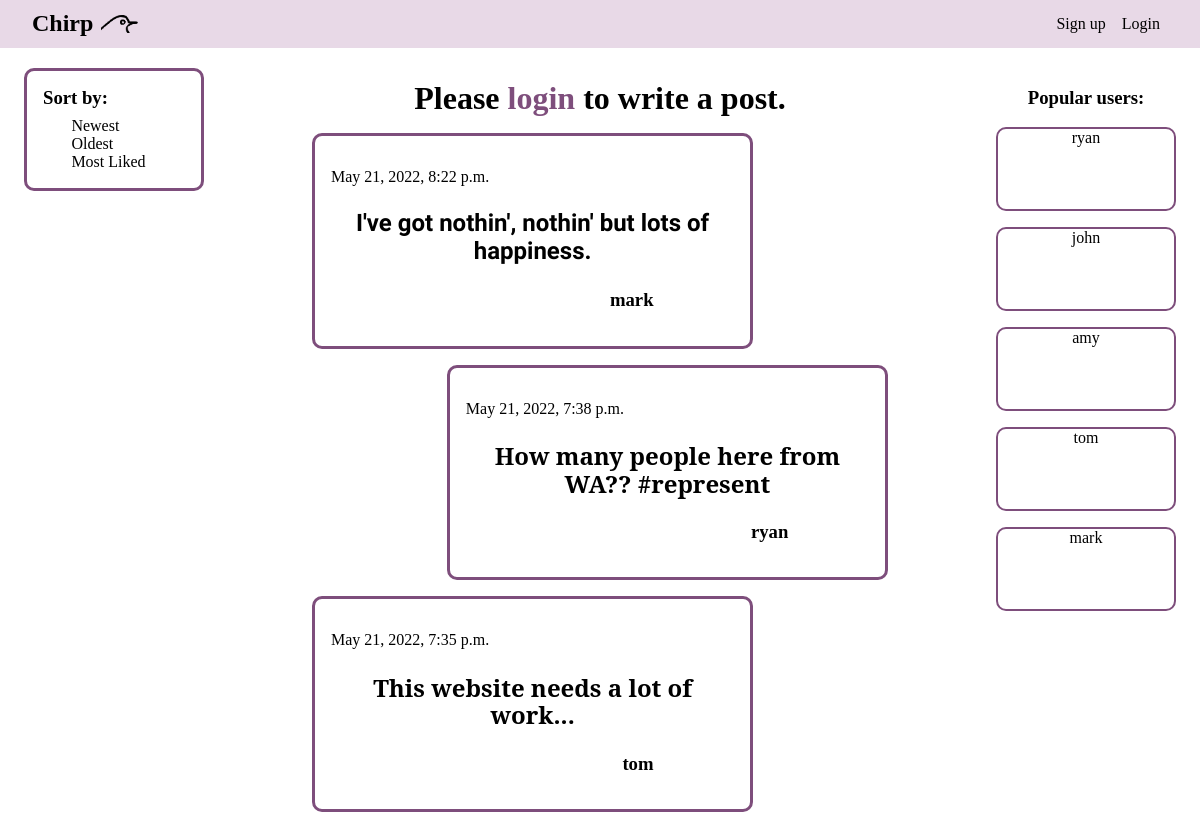
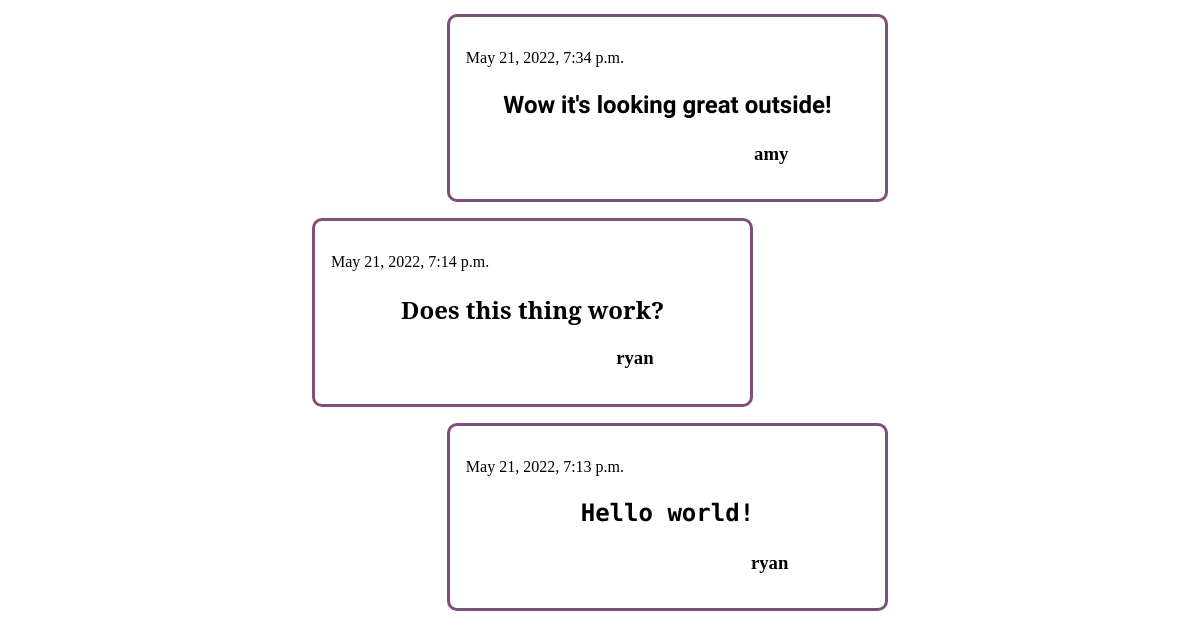
Before: / with the older database file (2 pictures, top to bottom).
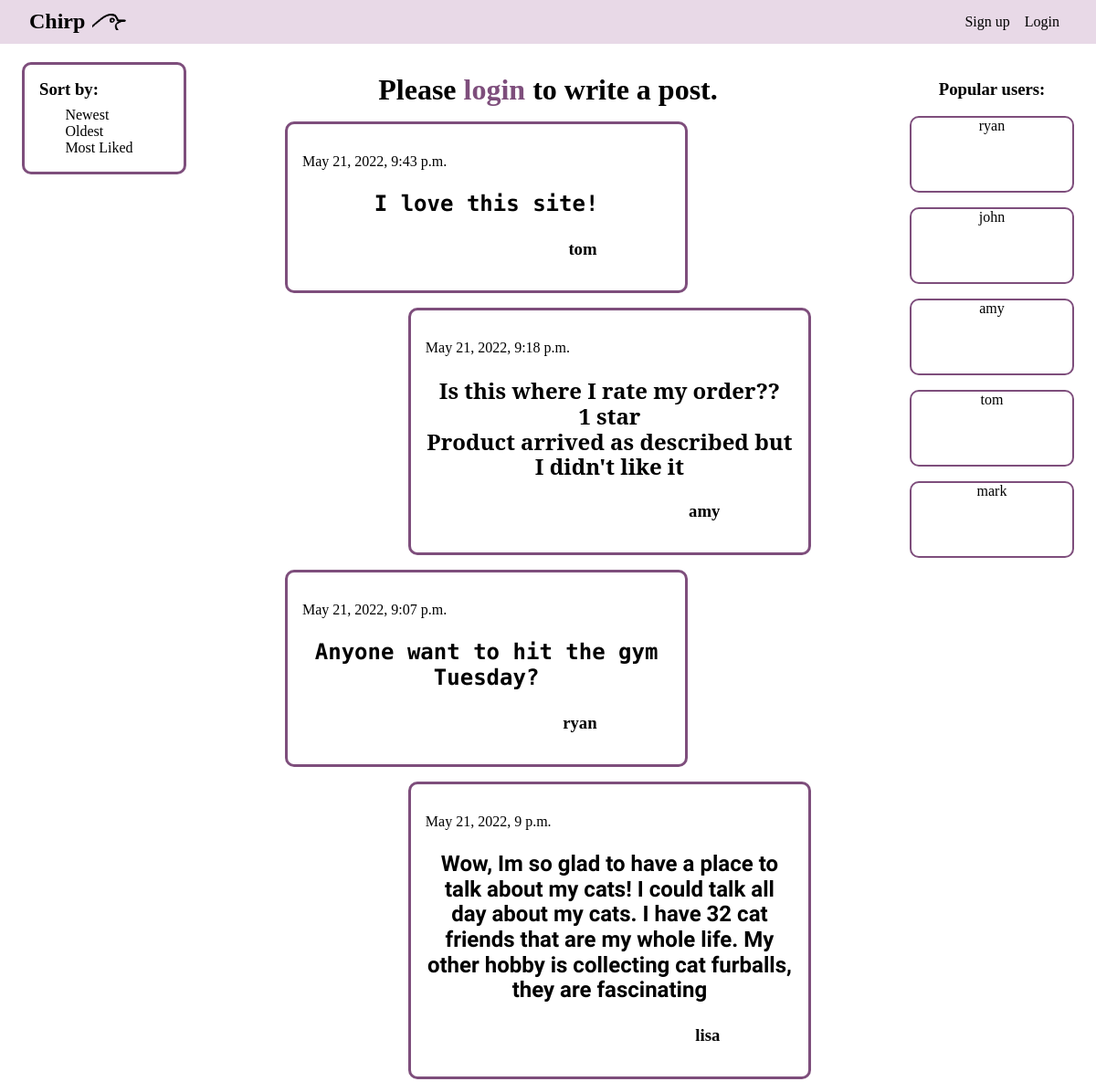
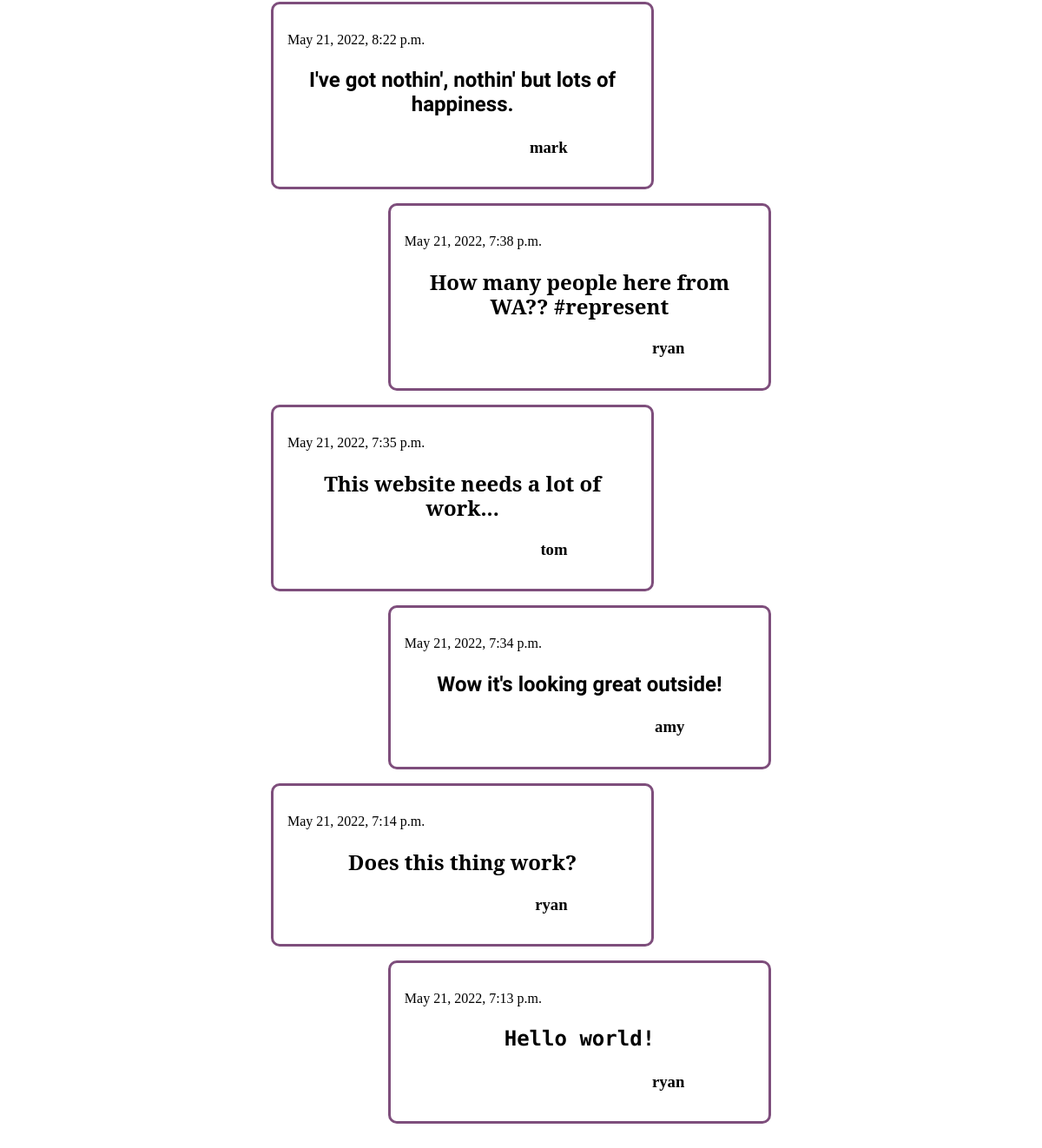
After: the same page with the newer database file (2 pictures, top to bottom).
### ChirpApp/models.py (models this page shows, shortened)
class Post(models.Model):
    content = models.CharField(max_length=200)
    author = models.CharField(max_length=200)
    date = models.DateTimeField(auto_now=True)
    FontType = models.TextChoices("FontType", "bold old wild")
    font = models.CharField(choices=FontType.choices, max_length=4)
    slug = models.SlugField(unique=True, db_index=True)

### ChirpApp/views.py (the view, shortened to what this page needs)
# urls.py: path("", views.HomePageView.as_view(), name="home"), #/
class HomePageView(View):
    def get(self, request):
        posts = Post.objects.all().order_by("-date")
        context = {
            "posts": posts,
            "post_form": PostForm(),
            "users": User.objects.all()[:5],
        }
        return render(request, "ChirpApp/index.html", context)

### ChirpApp/templates/ChirpApp/index.html (shortened to what this page needs)
{% extends 'base.html' %}
{% load static %}
{% block css_files %}
  <link rel="stylesheet" href="{% static 'ChirpApp/index.css' %}" />
  <link rel="stylesheet" href="{% static 'ChirpApp/includes/header.css' %}" />
  <link rel="stylesheet" href="{% static 'ChirpApp/includes/navigation.css' %}" />
  <link rel="stylesheet" href="{% static 'ChirpApp/includes/decoration.css' %}" />
  <link rel="stylesheet" href="{% static 'ChirpApp/includes/post.css' %}" />
{% endblock %}
{% block content %}
  {% include "ChirpApp/includes/header.html" %}
  {% include "ChirpApp/includes/navigation.html" %}
  {% include "ChirpApp/includes/decoration.html" %}
  <main>
    <section class="post-write">
      {% if user.is_authenticated %}
        <h1>Have something to say?</h1>
        <form action="{% url 'home' %}" method="post">
          {% csrf_token %}
          <div class="form-control {% if post_form.content.errors %}invalid{% endif %}">
            {{ post_form.content.label_tag }}
            {{ post_form.content }}
            {{ post_form.content.errors }}
          </div>
          <div class="form-lower">
            <div class="form-control {% if post_form.font.errors %}invalid{% endif %}">
              {{ post_form.font.label_tag }}
              {{ post_form.font }}
              {{ post_form.font.errors }}
            </div>
            <span id="characters-left">200</span>
            <button id="post-post">Chirp</button>
          </div>
        </form>
      {% else %}
        <h1>Please <a href="{% url 'login' %}" id="h1login">login</a> to write a post.</h1>
      {% endif %}
      </section>
    <section class="post-list">
      {% for post in posts %}
        {% include 'ChirpApp/includes/post.html' %}
      {% endfor %}
    </section>
    <div class="spacer"></div>
  </main>
{% endblock %}

### templates/base.html (shortened to what this page needs)
{% load static %}
<!DOCTYPE html>
<html lang="en">
<head>
  <link rel="stylesheet" href="{% static 'normalize.css' %}">
  {% block css_files %}{% endblock %}
</head>
<body>
  {% block content %}
  {% endblock %}
</body>
</html>

### ChirpApp/templates/ChirpApp/includes/header.html
{% load static %}
<header>
  <a href="{% url 'home' %}" class="main-logo">
    <h2>Chirp</h2>
    <img src="{% static 'ChirpApp/images/logo.webp' %}" alt="Chirp Logo - a bird's beak." />
  </a>
  <div class="header-right">
    {% if user.is_authenticated %}
      <p><strong>{{ user.get_username }}</strong></p>
      <a href="{% url 'logout' %}">Log out</a>
    {% else %}
      <a href="#">Sign up</a>
      <a href="{% url 'login' %}">Login</a>
    {% endif %}
  </div>
</header>

### ChirpApp/templates/ChirpApp/includes/navigation.html
<div class="nav-bar">
  <div class="nav-box">
    <h3>Sort by:</h3>
    <ul>
      <li><a href="#">Newest</a></li>
      <li><a href="#">Oldest</a></li>
      <li><a href="#">Most Liked</a></li>
    </ul>
  </div>
</div>

### ChirpApp/templates/ChirpApp/includes/decoration.html
<div class="decor">
  <h3>Popular users:</h3>
  <ul>
    {% for user in users %}
    <li>
      {{ user.username }}
    </li>
    {% endfor %}
  </ul>
</div>

### ChirpApp/templates/ChirpApp/includes/post.html
<div class="post">
  <p>{{ post.date }}</p>
  <a href="{% url 'post-detail-page' post.slug %}"><h2 class="{{ post.font }}">{{ post.content|linebreaks }}</h2></a>
  <h3>{{ post.author }}</h3>
</div>

### ChirpApp/static/ChirpApp/index.css (style rules this page uses)
a { text-decoration: none; color: black; }
ul { list-style: none; margin: 0; padding: 0; }
main { width: 60%; margin: 3rem auto auto; padding-top: 2rem; }
.spacer { height: 30rem; }
h1 { text-align: center; margin: 0 0 1rem 0; }
.post-list { width: 80%; margin: auto; }
.post:nth-child(odd) { margin-left: 0; margin-right: auto; }
.post:nth-child(even) { margin-right: 0; margin-left: auto; }

### ChirpApp/static/ChirpApp/includes/header.css (style rules this page uses)
header { position: fixed; z-index: 1; top: 0; left: 0; width: 100%; overflow-x: hidden; display: flex; flex-direction: row; align-items: center; justify-content: space-between; margin: 0; background-color: #E8D9E7; height: 3rem; }
.main-logo, .header-right { display: flex; flex-direction: row; align-items: center; margin: 0 2rem; }
header h2 { margin: 0 .5rem 0 0; }
.header-right a { margin: 0 .5rem; }
header img { height: 18px; }
#h1login { color: #7E4E7C; }

### ChirpApp/static/ChirpApp/includes/navigation.css (style rules this page uses)
.nav-bar { height: 100%; width: 17%; position: fixed; z-index: 1; top: 3rem; left: 0; overflow-x: hidden; padding-top: 20px; }
.nav-box { border: 3px solid #7E4E7C; border-radius: 10px; margin-left: 1.5rem; padding: 1rem; }
.nav-box h3 { margin: 0 0 .5rem 0; }
.nav-box ul { padding-left: 20%; }

### ChirpApp/static/ChirpApp/includes/decoration.css (style rules this page uses)
.decor { height: 100%; width: 17%; position: fixed; z-index: 1; top: 3rem; right: 0; overflow-x: hidden; padding-top: 20px; }
.decor h3 { margin-right: 1.5rem; text-align: center; }
.decor ul { margin-right: 1.5rem; }
.decor li { border: 2px solid #7E4E7C; border-radius: 10px; margin: 1rem 0 0; min-height: 5rem; text-align: center; }

### ChirpApp/static/ChirpApp/includes/post.css (style rules this page uses)
.bold { font-family: 'Noto Serif', serif; }
.old { font-family: 'Macondo', cursive; }
.wild { font-family: 'Monoton', cursive; }
.post { width: 70%; border: 3px solid #7E4E7C; border-radius: 10px; margin-top: 1rem; padding: 1rem; }
.post h2 { text-align: center; }
.post h3 { text-align: right; margin-right: 20%; }

Changed rows visible on the page:
added Post: date "May 21, 2022, 9:43 p.m.", content "I love this site!", author "tom"
added Post: date "May 21, 2022, 9:18 p.m.", content "Is this where I rate my order?? 1 star Product arrived as described but I didn't like it", author "amy"
added Post: date "May 21, 2022, 9:07 p.m.", content "Anyone want to hit the gym Tuesday?", author "ryan"
added Post: date "May 21, 2022, 9 p.m.", content "Wow, Im so glad to have a place to talk about my cats! I could talk all day about my cats. I have 32 cat friends that are my whole life. My other hobby is collecting cat furballs, they are fascinating", author "lisa"
